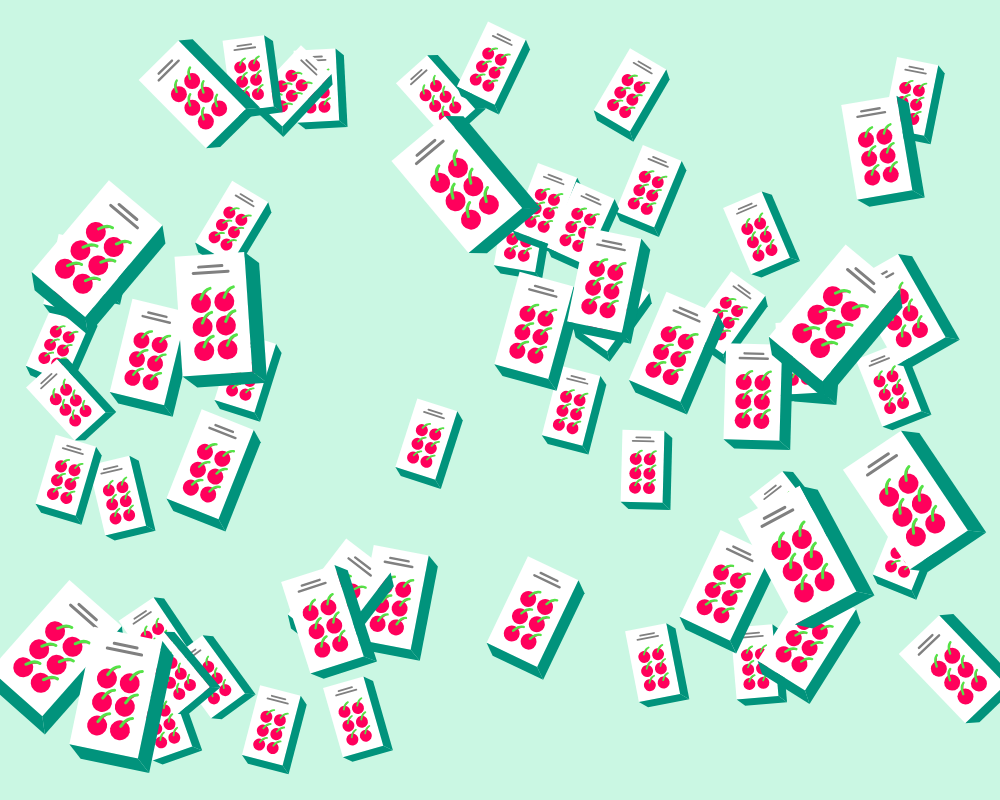
Frame 1 (no input)
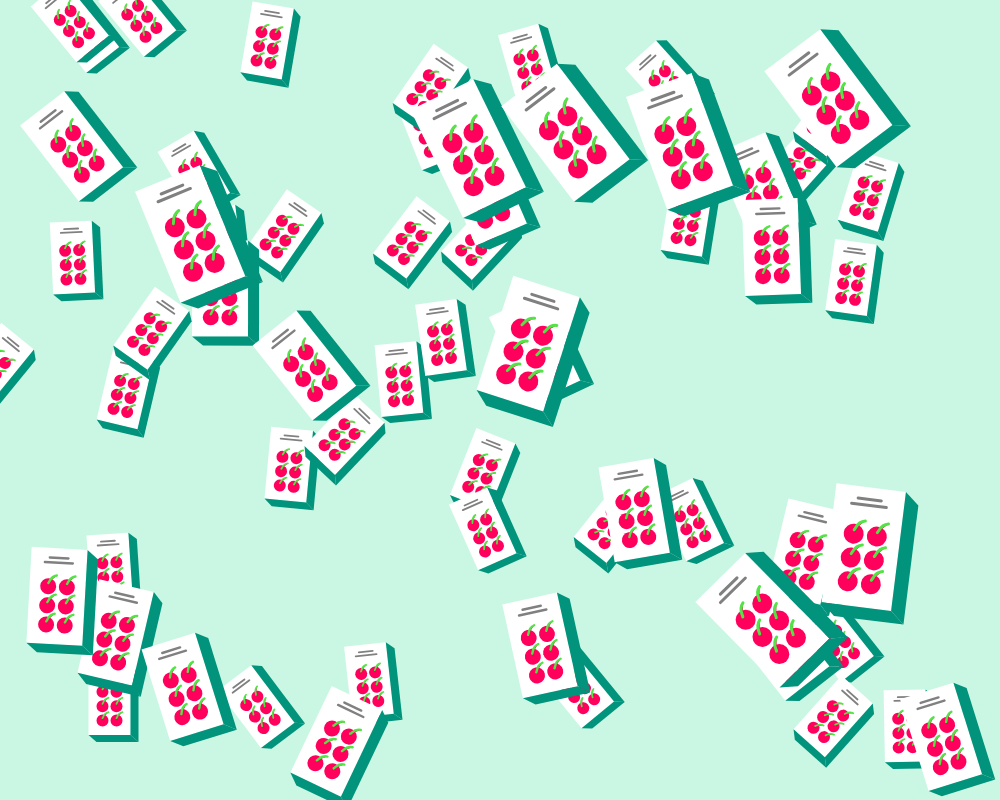
Frame 2 (the mouse pressed at the canvas centre, redrawn once)

The p5.js sketch that drew these frames (run headless with seeded random() and noise() and a simulated clock; the mouse was pressed at the canvas centre and the sketch redrawn once):

// p5.js sketch
// ── sketch.js
const canvas_width = 1000
const canvas_height = 800

function setup() {
  createCanvas(canvas_width, canvas_height);
  angleMode(DEGREES);
  ellipseMode(CENTER)
  noLoop()
}

function draw() {
  background('#CAF7E3');
  placeRandomly()
}

function placeOrderly() {
  let nrows = 10
  let ncols = 6
  let row_spacing = canvas_height / nrows
  let col_spacing = canvas_width / ncols

  for (let row = 1; row < nrows + 1; row++) {
    for (let col = 0; col < ncols; col++) {
      if (random() >= 0.1){
        box = new CandyBox(row * row_spacing, col * col_spacing, 0.9, 0)
        box.drawBox()
      }
    }
  }
}

function placeRandomly() {
  let box;
  for (let scale = 0.6; scale < 1.2; scale = scale + 0.2) {
    let num_to_draw = 8 / scale ** 3
    for (let i = 0; i < num_to_draw; i++) {
        box = new CandyBox(random(0, canvas_width - 100), random(0,canvas_height - 100), scale, random(-45, 45))
        box.drawBox()
    }
  }
}

class CandyBox {
  constructor(x, y, scale, rotation) {
    this.x = x;
    this.y = y;
    this.scale = scale;
    this.rotation = rotation;
    this.box_width = 70 * scale;
    this.box_height = 120 * scale;
    this.box_color = 'white'; 
    this.side_color = '#01937C';
    this.fruit_color = '#FF005C'
    this.fruit_size = 20 * scale;
    this.ncols = 2
    this.nrows = 4
    this.padding = 30
  }

  drawBox() {
    push()
      translate(this.x, this.y)
      rotate(this.rotation)
      noStroke()
      fill(this.box_color)
      rect(0, 0, this.box_width, this.box_height)
      fill(this.side_color)
      noStroke()
      quad(0, this.box_height,
        this.box_width, this.box_height,
        parseInt(this.box_width / 5 + this.box_width), parseInt(this.box_height / 10 + this.box_height),
        parseInt(this.box_width / 5), parseInt(this.box_height / 10 + this.box_height))
      
        quad(this.box_width, 0,
          parseInt(this.box_width / 5 + this.box_width), parseInt(this.box_height / 10),
          parseInt(this.box_width / 5 + this.box_width), parseInt(this.box_height / 10 + this.box_height),
          this.box_width, this.box_height)
    pop()
    let r = random()
    if (r > 0.999) {
      this.drawBanana()
    } else {
      this.drawCherry()
    }
    
  }

  addLogo() {
    stroke('grey')
    strokeWeight(3 * this.scale)

    line(this.box_width / 3, this.box_height / 10,
         this.box_width - this.box_width / 3, this.box_height / 10)

    line(this.box_width / 4, 1.5 * (this.box_height / 10),
         this.box_width - this.box_width / 4, 1.5 * (this.box_height / 10))
  }

  drawBanana() {
    push()
      translate(this.x, this.y)
      rotate(this.rotation)

      stroke('black')
      fill('yellow')
        beginShape();
          vertex(30 * this.scale, 20* this.scale);
          vertex(40 * this.scale, 15 * this.scale);
          vertex(50 * this.scale, 25 * this.scale);
          vertex(60 * this.scale, 45 * this.scale);
          vertex(60 * this.scale, 65 * this.scale);
          vertex(60 * this.scale, 85 * this.scale);
          vertex(40 * this.scale, 105 * this.scale);
          vertex(31 * this.scale, 110 * this.scale);
          vertex(25 * this.scale, 110 * this.scale)
          vertex(20 * this.scale, 105 * this.scale);
          vertex(30 * this.scale, 75 * this.scale);
          vertex(30 * this.scale, 75 * this.scale);
          vertex(30 * this.scale, 45 * this.scale);
        endShape(CLOSE);
      beginShape();
        vertex(25 * this.scale, 15 * this.scale);
        vertex(35 * this.scale, 10 * this.scale);
        vertex(45 * this.scale, 20 * this.scale);
        vertex(55 * this.scale, 40 * this.scale);
        vertex(55 * this.scale, 60 * this.scale);
        vertex(55 * this.scale, 80 * this.scale);
        vertex(35 * this.scale, 100 * this.scale);
        vertex(25 * this.scale, 110 * this.scale);
        vertex(15 * this.scale, 100 * this.scale);
        vertex(25 * this.scale, 70 * this.scale);
        vertex(25 * this.scale, 70 * this.scale);
        vertex(25 * this.scale, 40 * this.scale);
      endShape(CLOSE);

      this.addLogo()

    pop()
  }

  drawCherry() {
    let col_spacing = (this.box_width) / (this.ncols + 1)
    let row_spacing = this.box_height / (this.nrows + 1)

    push()
      translate(this.x, this.y)
      rotate(this.rotation)

      this.addLogo()

      for (let col = 0; col < this.ncols; col++) {
        for (let row = 0; row < this.nrows; row++) {
          if (row == 0) { continue; }
          let x = col_spacing * (col + 1)
          let y = row_spacing * (row +1 )
          fill(this.fruit_color)
          noStroke()
          circle(x, y, this.fruit_size)

          stroke('#54E346')
          strokeWeight(3 * this.scale)

          let p1 = {x: x, y: y - this.fruit_size  * 0.2}
          let p2 = {x: x, y: p1.y}
          let p3 = {x: p1.x + this.fruit_size * 0.5,
                    y: p1.y - this.fruit_size * 0.5}
          let p4 = {x: p3.x + this.fruit_size * 2,
                    y: p3.y}

          curve(p1.x,  p1.y, p2.x, p2.y, p3.x, p3.y, p4.x, p4.y)
        }
      }
    pop()
  }
}
